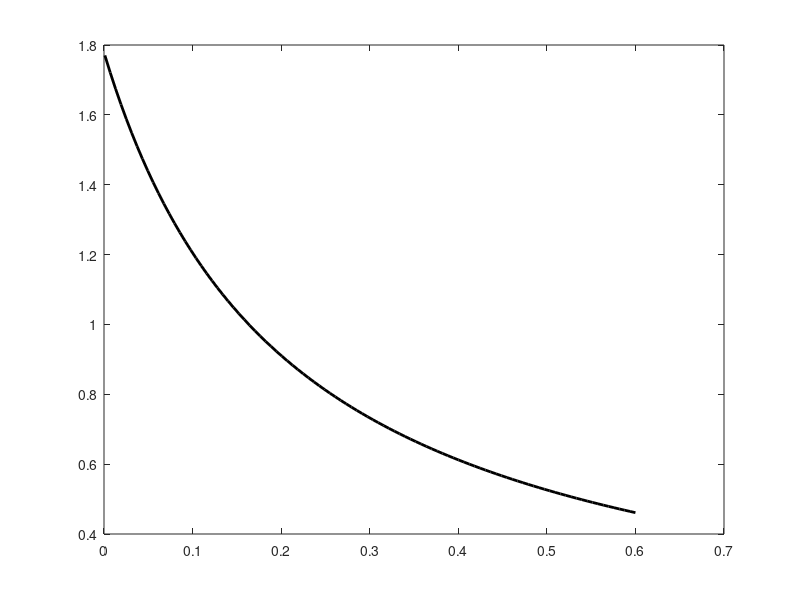

MATLAB code to generate this figure: (Note: this script raises an error after producing the figure.)
clear; clc; close all;
% Fixed values
S_tilde = 421.896 / 451.815;  % Normalized susceptible population
beta = 0.4;                   % Infection rate
gamma = 0.2;                  % Fixed recovery rate
mu = 0.01;                    % Fixed natural mortality rate
% Vary δ (progression to cancer rate)
delta_vals = linspace(0.001, 0.6, 100);  % Range of δ values to plot
% Calculate R₀ for each δ value using the formula: R₀ = (S̃ · β)/(γ + μ + δ)
R0_vals = (S_tilde * beta) ./ (gamma + mu + delta_vals);
% Compute bifurcation point (δ where R₀ = 1)
delta_bifurcation = (S_tilde * beta) - (gamma + mu);
% Ensure the bifurcation point is within the plotting range
if delta_bifurcation > 0.001 && delta_bifurcation <= 0.6
    R0_bifurcation = 1;
else
    % If bifurcation point is outside the range, don't mark it
    delta_bifurcation = NaN;
    R0_bifurcation = NaN;
end
% Create the plot
figure('Position', [100, 100, 800, 600]);
plot(delta_vals, R0_vals, 'k', 'LineWidth', 2);
hold on;
% Add horizontal line at R₀ = 1
yline(1, 'r--', '$R_0 = 1$', 'LineWidth', 1.5, 'FontSize', 20, 'Interpreter', 'latex');
% Annotate bifurcation point if it exists in our range
if ~isnan(delta_bifurcation)
    plot(delta_bifurcation, R0_bifurcation, 'go', 'MarkerSize', 12, 'MarkerFaceColor', 'g');
    text(delta_bifurcation + 0.02, R0_bifurcation + 0.1, ...
        sprintf('$\\delta = %.4f$', delta_bifurcation), ...
        'Color', 'k', 'FontSize', 16, 'Interpreter', 'latex');
end
% Add labels and title
xlabel('$\delta$ (Progression to Cancer Rate)', 'FontSize', 24, 'Interpreter', 'latex');
ylabel('$R_0$ (Basic Reproduction Number)', 'FontSize', 24, 'Interpreter', 'latex');
title('$R_0$ vs $\delta$ with Bifurcation Point', 'FontSize', 26, 'Interpreter', 'latex');
% Add text annotations for stable and unstable regions
text(0.1, 0.7, 'Unstable Region ($R_0 < 1$)', 'Color', 'k', 'FontSize', 16, 'Interpreter', 'latex');
text(0.3, 1.4, 'Stable Region ($R_0 > 1$)', 'Color', 'k', 'FontSize', 16, 'Interpreter', 'latex');
% Improve graph appearance
grid on;
box on;
set(gca, 'FontSize', 18);
% Save the figure
saveas(gcf, 'R0_vs_delta_with_bifurcation.jpg');
saveas(gcf, 'R0_vs_delta_with_bifurcation.fig');
% Display key values in the console
fprintf('Fixed parameters:\n');
fprintf('S_tilde = %.6f\n', S_tilde);
fprintf('beta = %.2f\n', beta);
fprintf('gamma = %.2f\n', gamma);
fprintf('mu = %.3f\n', mu);
fprintf('\nBifurcation point: delta = %.6f (where R₀ = 1)\n', delta_bifurcation);
